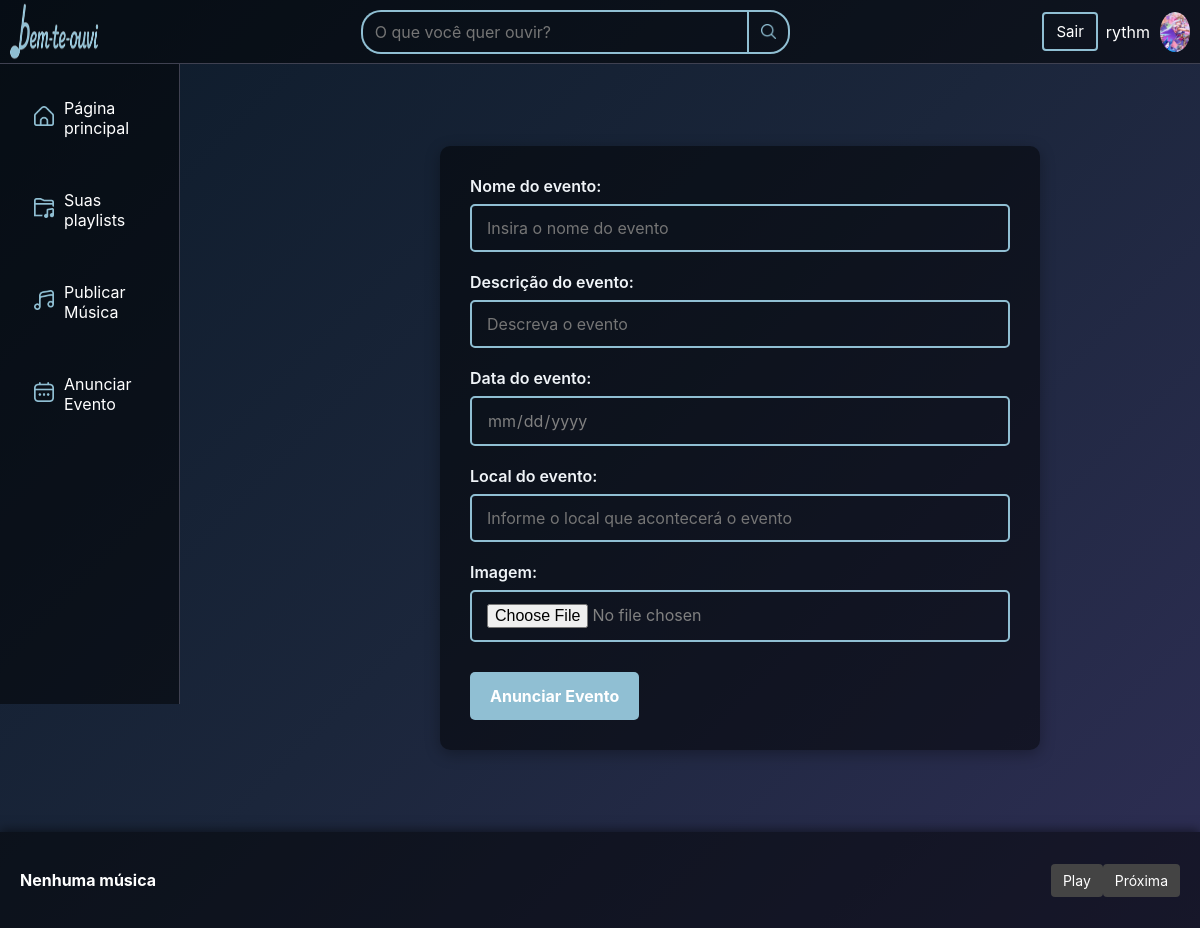
Screenshot of /criar-evento/ (signed in) with the database file from the repository.
### bemteouvi/models.py (models this page shows)
class Musico(models.Model):
    user = models.OneToOneField(User, on_delete=models.CASCADE)
    foto_perfil = models.ImageField(upload_to='fotos_perfil', blank=True, null=True)
    cpf = models.CharField(max_length=14, unique=True)
    chave_pix = models.CharField(max_length=100, blank=True, null=True)
    @property
    def foto_url(self):
        if self.foto_perfil and self.foto_perfil.name:
            return self.foto_perfil.url
        return '/static/bemteouvi/img/perfil.png'
    def __str__(self):
        return self.user.username

### bemteouvi/views.py (the view, shortened to what this page needs)
# urls.py: path('criar-evento/', views.criar_evento, name='criar-evento'),
@login_required
def criar_evento(request):
    if not hasattr(request.user, 'musico'):
        return redirect('bemteouvi:index')
    template = 'bemteouvi/criar_evento_content.html' if request.headers.get('HX-Request') else 'bemteouvi/criar_evento.html'
    return render(request, template)

### bemteouvi/context_processors.py (called while the page is built)
def perfil_usuario(request):
    perfil = None
    if request.user.is_authenticated:
        if hasattr(request.user, 'musico'):
            perfil = request.user.musico
        elif hasattr(request.user, 'ouvinte'):
            perfil = request.user.ouvinte
    return {'perfil_usuario': perfil}

### bemteouvi/templates/bemteouvi/criar_evento.html
{% extends 'bemteouvi/base.html' %}
{% load static %}
{% block css %}
  <link rel="stylesheet" href="{% static 'bemteouvi/css/criar_evento.css'%}">
  {{block.super}}
{% endblock %}
{% block conteudo %}
  {% include 'bemteouvi/criar_evento_content.html' %}
{% endblock %}

### bemteouvi/templates/bemteouvi/base.html (shortened to what this page needs)
<!DOCTYPE html>
<html lang="pt-br">
{% load static %}
<head>
  {% block css %}
  <link rel="stylesheet" href="{% static 'bemteouvi/css/base.css' %}">
  <link rel="stylesheet" href="{% static 'bemteouvi/css/criar_evento.css'%}">
  <link rel="stylesheet" href="{% static 'bemteouvi/css/criar_musica.css'%}">
  <link rel="stylesheet" href="{% static 'bemteouvi/css/index.css' %}">
  <link rel="stylesheet" href="{% static 'bemteouvi/css/playlist.css'%}">
  <link rel="stylesheet" href="{% static 'bemteouvi/css/buscar.css' %}">
  <link rel="stylesheet" href="https://cdnjs.cloudflare.com/ajax/libs/font-awesome/6.0.0/css/all.min.css">
  <link rel="stylesheet" href="{% static 'bemteouvi/css/perfil_musico.css'%}">
  <link rel="stylesheet" href="{% static 'bemteouvi/css/capa_musica.css' %}">
  <link rel="stylesheet" href="https://cdnjs.cloudflare.com/ajax/libs/font-awesome/6.0.0/css/all.min.css">
  <link rel="stylesheet" href="{% static 'bemteouvi/css/perfil_ouvinte.css'%}">
  {% endblock %}
</head>
<body>
  <header>
    <a href="{% url 'bemteouvi:index' %}"
      hx-get="{% url 'bemteouvi:index' %}"
      hx-target="main"
      hx-swap="innerHTML"
      hx-push-url="true">
      <figure>
        <img src="{% static 'bemteouvi/img/Logo1.png' %}" alt="bem-te-ouvi logo" id="logo" />
      </figure>
    </a>
    <div id="headerCentro">
      <form action="{% url 'bemteouvi:buscar' %}" method="get" id="search-form">
        <input type="text" name="q" id="headerBuscar" placeholder="O que você quer ouvir?" required />
        <button type="submit" id="searchButton">
          <img src="{% static 'bemteouvi/img/base/search.png' %}" alt="Buscar" />
        </button>
      </form>
    </div>
    <div id="headerDireita">
      {% if user.is_authenticated %}
        <form id="logout-form" method="POST" action="{% url 'bemteouvi:logout' %}">
          <button type="submit" id="botao_sair">Sair</button>
        </form>
        <span id="usuarioLogado">{{ perfil_usuario }}</span>
        {% if user.musico %}
          <a href="{% url 'bemteouvi:perfil-musico' %}"
          hx-get="{% url 'bemteouvi:perfil-musico' %}"
          hx-target="main"
          hx-swap="innerHTML"
          hx-push-url="true">
            <figure>
              <img src="{{ perfil_usuario.foto_url }}" alt="perfil" id="perfil" />
            </figure>
          </a>
          {% endif %}
      {% endif %}
    </div>
  </header>
  <aside>
    <nav>
      <a href="{% url 'bemteouvi:index' %}"
      hx-get="{% url 'bemteouvi:index' %}"
      hx-target="main"
      hx-swap="innerHTML"
      hx-push-url="true">
        <div class="asideTopic">
          <figure><img src="{% static 'bemteouvi/img/base/home.png' %}" alt="pagina principal" /></figure>
          <span>Página principal</span>
        </div>
      </a>
      <a href="{% url 'bemteouvi:playlist' %}"
      hx-get="{% url 'bemteouvi:playlist' %}"
      hx-target="main"
      hx-swap="innerHTML"
      hx-push-url="true">
        <div class="asideTopic">
          <figure><img src="{% static 'bemteouvi/img/base/folder-music.png' %}" alt="suas playlists" /></figure>
          <span>Suas playlists</span>
        </div>
      </a>
      {% if user.musico %}
      <a href="{% url 'bemteouvi:criar-musica' %}"
      hx-get="{% url 'bemteouvi:criar-musica' %}"
      hx-target="main"
      hx-swap="innerHTML"
      hx-push-url="true">
        <div class="asideTopic">
          <figure><img src="{% static 'bemteouvi/img/base/music-alt.png' %}" alt="publicar musica" /></figure>
          <span>Publicar Música</span>
        </div>
      </a>
      <a href="{% url 'bemteouvi:criar-evento' %}"
      hx-get="{% url 'bemteouvi:criar-evento' %}"
      hx-target="main"
      hx-swap="innerHTML"
      hx-push-url="true">
        <div class="asideTopic">
          <figure><img src="{% static 'bemteouvi/img/base/calendar.png' %}" alt="anunciar evento" /></figure>
          <span>Anunciar Evento</span>
        </div>
      </a>
      {% endif %}
    </nav>
  </aside>
  <main hx-target="this" hx-swap="innerHTML">
    {% block conteudo %}
    {% endblock %}
  </main>
  <div id="player">
    <div id="player-ui">
      <span id="titulo-musica" >Nenhuma música</span>
      <button id="botao-play" >Play</button>
      <button id="botao-next" >Próxima</button>
    </div>
  </div>
</body>
</html>

### bemteouvi/static/bemteouvi/css/criar_evento.css (style rules this page uses)
body { color: white; }
* { margin: 0; padding: 0; box-sizing: border-box; }

### bemteouvi/static/bemteouvi/css/base.css (style rules this page uses)
* { margin: 0; padding: 0; font-family: 'Inter', sans-serif; box-sizing: border-box; }
body { background: linear-gradient(135deg, #0d1b2a, #1b263b, #2e2e54); color: white; padding-top: 8vh; padding-left: 200px; padding-bottom: 12vh; overflow-x: hidden; }
header, aside, #player { position: fixed; background-color: rgba(0, 0, 0, 0.5); border: none; box-shadow: none; }
header { top: 0; left: 0; height: 8vh; width: 100%; z-index: 1002; display: flex; align-items: center; border-bottom: 1px solid rgb(63, 65, 81); }
aside { top: 8vh; left: 0; width: 15vw; height: calc(100vh - 8vh - 12vh); z-index: 1001; padding: 1rem; overflow-y: auto; border-right: 1px solid rgb(63, 65, 81); }
#player { bottom: 0; left: 0; width: 100%; height: 12vh; z-index: 1002; padding: 1rem; border-top: 1px solid rgb(63, 65, 81); }
main { padding: 2rem; padding-left: 10rem; padding-right: 5rem; }
#logo { margin: 0; margin-top: 1vh; width: 9vw; height: 9vh; }
#headerCentro { flex: 1; text-align: center; display: flex; align-items: center; justify-content: center; }
#headerBuscar { all: unset; width: 30vw; height: 5vh; outline: none; border: 2px solid #90BFD3; border-color: #90BFD3; border-top-left-radius: 20px; border-bottom-left-radius: 20px; border-right: none; background-color: transparent; text-align: left; padding: 0 12px; }
#search-form { display: flex; align-items: center; justify-content: center; }
#searchButton { cursor:pointer; background: transparent; height: 5.5vh; outline: none; border: 2px solid #90BFD3; border-top-right-radius: 20px; border-bottom-right-radius: 20px; border-color: #90BFD3; padding: 0 12px; display: flex; align-items: center; }
#searchButton img { background: transparent; border: none; height: 15px; width: 15px; object-fit: contain; pointer-events: none; }
#headerDireita { display: flex; align-items: center; }
#perfil { border-radius: 100%; width: 2.5vw; height: 5vh; margin-top: 4px; margin-left: 10px; margin-right: 10px; }
.asideTopic { display: flex; flex-direction: row; align-items: center; margin-bottom: 1rem; background-color: transparent; border: 10px solid transparent; border-radius: 10px; padding: 0.5rem; }
aside nav a { text-decoration: none; color: white; }
.asideTopic img { width: 20px; margin-right: 10px; }
#player { bottom: 0; left: 0; width: 100%; height: 12vh; z-index: 1002; padding: 1rem; border-top: 1px solid rgb(63, 65, 81); position: fixed; background-color: rgba(0, 0, 0, 0.5); border: none; box-shadow: none; }
#player { right: 0; color: white; padding: 10px 20px; display: flex; align-items: center; gap: 15px; box-shadow: 0 -2px 10px rgba(0, 0, 0, 0.5); font-family: Arial, sans-serif; z-index: 9999; }
#player-ui { display: flex; align-items: center; width: 100%; }
#titulo-musica { flex-grow: 1; font-weight: bold; font-size: 16px; white-space: nowrap; overflow: hidden; text-overflow: ellipsis; }
#botao-play, #botao-next { background-color: #444; border: none; color: white; padding: 8px 12px; font-size: 14px; cursor: pointer; border-radius: 4px; transition: background-color 0.3s; }
#botao_sair { text-decoration: none; color: white; border: 2px solid #90BFD3; border-radius: 3px; background-color: transparent; padding: 8px 12px; font-size: 15px; cursor: pointer; border-radius: 4px; margin-right: 0.5rem; }

### bemteouvi/static/bemteouvi/css/criar_musica.css (style rules this page uses)
body { color: white; }
* { margin: 0; padding: 0; box-sizing: border-box; }

### rows the page displays
Musico: user.username "rythm", foto_url (picture)
